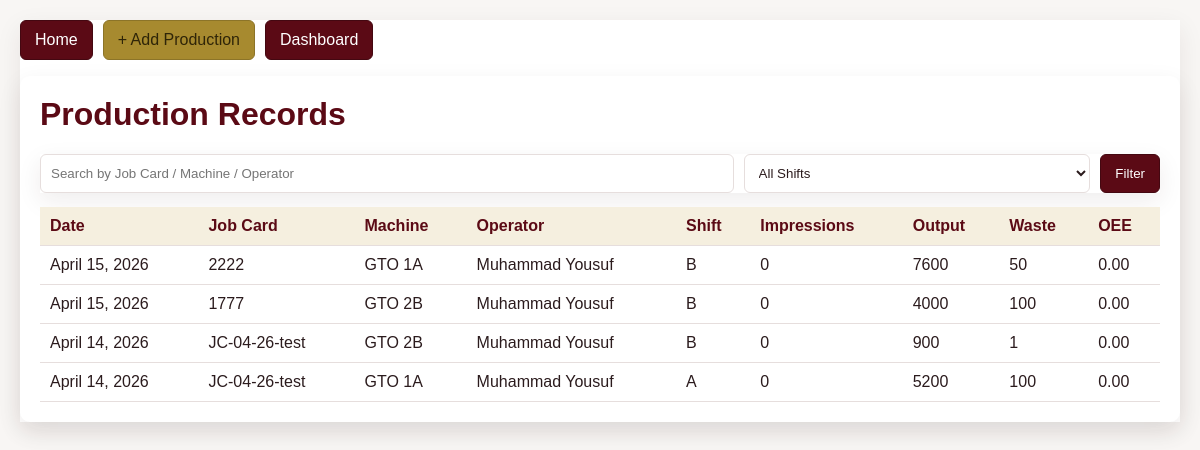
The page /production-records/ on the database its author committed.
### core/models.py (models this page shows, shortened)
class Production(models.Model):
    SHIFT_CHOICES = [
        ('A', 'Shift A'),
        ('B', 'Shift B'),
            ]
    job_card = models.ForeignKey('JobCard', on_delete=models.CASCADE, related_name='productions')
    date = models.DateField()
    shift = models.CharField(max_length=1, choices=SHIFT_CHOICES)
    machine = models.ForeignKey('Machine', on_delete=models.PROTECT)
    output_sheets = models.PositiveIntegerField()
    waste_sheets = models.PositiveIntegerField(default=0)
    WASTE_CHOICES = [
        ('paper_jam', 'Paper Jam (Affects OEE Quality)'),
        ('color_issue', 'Color/Registration Issue (Affects OEE Quality)'),
        ('material_defect', 'Material Defect (External - Excluded from OEE)'),
        ('operator_error', 'Operator Error (Affects OEE Quality)'),
        ('machine_issue', 'Machine Issue (Affects OEE Quality)'),
        ('other', 'Other (Affects OEE Quality)'),
    ]
    waste_reason = models.CharField(
        max_length=20,
        choices=WASTE_CHOICES,
        null=True,
        blank=True,
        help_text="Primary reason for waste"
    )
    impressions = models.PositiveIntegerField(help_text="Total impressions produced (sheets × passes)")
    planned_time = models.FloatField(help_text="in minutes")
    run_time = models.FloatField(help_text="in minutes")
    downtime = models.FloatField(default=0,help_text="in minutes")
    setup_time = models.FloatField(default=0,help_text="in minutes")
    DOWNTIME_CHOICES = [
        ('setup', 'Setup Time (Planned - Excluded from OEE)'),
        ('maintenance', 'Maintenance (Planned - Excluded from OEE)'),
        ('breakdown', 'Machine Breakdown (Unplanned - Affects OEE)'),
        ('material', 'Material Issue (External - Excluded from OEE)'),
        ('operator', 'Operator Issue (Affects OEE)'),
        ('other', 'Other (Affects OEE)'),
    ]
    downtime_category = models.CharField(
        max_length=20,
        choices=DOWNTIME_CHOICES,
        null=True,
        blank=True,
        help_text="Category of downtime"
    )
    ideal_run_rate = models.FloatField(null=True, blank=True)
    operator = models.ForeignKey('Operator',on_delete=models.SET_NULL,null=True,blank=True,limit_choices_to={'is_active': True})
    created_at = models.DateTimeField(auto_now_add=True)
    @property
    def total_sheets(self):
        return self.output_sheets + self.waste_sheets
    @property
    def availability(self):
        if self.planned_time == 0:
            return 0
        unplanned_categories = ['breakdown', 'operator', 'other']
        unplanned_downtime = self.downtime if self.downtime_category in unplanned_categories else 0
        return (self.planned_time - unplanned_downtime) / self.planned_time
    @property
    def performance(self):
        if not self.machine or not self.machine.standard_impressions_per_hour:
            return 0
        run_time_hours = self.run_time/60
        expected_impressions = self.machine.standard_impressions_per_hour * run_time_hours
        if expected_impressions == 0:
            return 0
        return self.impressions / expected_impressions
    @property
    def quality(self):
        if self.total_sheets == 0:
            return 0
        quality_affecting_wastes = ['paper_jam', 'color_issue', 'operator_error', 'machine_issue', 'other']
        quality_waste = self.waste_sheets if self.waste_reason in quality_affecting_wastes else 0
        good_sheets = self.output_sheets  # assuming output_sheets are good
        total_quality_sheets = good_sheets + quality_waste
        if total_quality_sheets == 0:
            return 0
        return good_sheets / total_quality_sheets
    @property
    def oee(self):
        return round((self.availability * self.performance * self.quality),2)

class JobCard(models.Model):
    job_card_no = models.CharField(max_length=50, unique=True)
    month = models.CharField(max_length=20, null=True, blank=True)
    po_date = models.DateField(null=True, blank=True)
    PO_No = models.CharField(max_length=50, null=True, blank=True)
    SKU = models.CharField(max_length=100)
    material = models.ForeignKey(Material, on_delete=models.SET_NULL, null=True, blank=True)
    colour = models.IntegerField(null=True, blank=True)
    application = models.CharField(max_length=100, null=True, blank=True)
    order_qty = models.IntegerField()
    total_impressions_required = models.IntegerField(
        null=True,
        blank=True,
        help_text="Total impressions required for this job (manually entered based on machine config - 1/2/5 color, front-back, etc.)"
    )
    ups = models.IntegerField(null=True, blank=True)
    print_sheet_size = models.CharField(max_length=50, null=True, blank=True)
    wastage = models.IntegerField(default=0,help_text="in Sheets")
    purchase_sheet_size = models.CharField(max_length=50, null=True, blank=True)
    purchase_sheet_ups = models.IntegerField(null=True, blank=True)
    remarks = models.TextField(null=True, blank=True)
    destination = models.CharField(max_length=100, null=True, blank=True)
    machine_name = models.ForeignKey('Machine', on_delete=models.SET_NULL, null=True, blank=True)
    department = models.ForeignKey(Department, on_delete=models.SET_NULL, null=True, blank=True)
    die_cutting = models.CharField(max_length=100, null=True, blank=True)
    is_active = models.BooleanField(default=True)
    created_at = models.DateTimeField(auto_now_add=True)
    status = models.CharField(max_length=20, default='Open')

class Machine(models.Model):
    name = models.CharField(max_length=100, unique=True)
    standard_impressions_per_hour = models.FloatField(default=4000, help_text="Standard printing speed in impressions per hour")
    is_active = models.BooleanField(default=True)

class Operator(models.Model):
    name = models.CharField(max_length=100)
    employee_code = models.CharField(max_length=50, null=True, blank=True)
    is_active = models.BooleanField(default=True)

### core/views.py (the view)
# urls.py: path('production-records/', views.production_records, name='production_records'),
def production_records(request):
    query = (request.GET.get('q') or '').strip()
    shift = (request.GET.get('shift') or '').strip()
    records = Production.objects.select_related('job_card', 'machine', 'operator').order_by('-date', '-id')
    if query:
        records = records.filter(
            Q(job_card__job_card_no__icontains=query) |
            Q(machine__name__icontains=query) |
            Q(operator__name__icontains=query)
        )
    if shift:
        records = records.filter(shift=shift)
    context = {
        'records': records,
        'q': query,
        'shift': shift,
    }
    return render(request, 'production_records.html', context)

### core/templates/production_records.html (shortened to what this page needs)
{% load static %}
<!DOCTYPE html>
<html>
<head>
    <link rel="stylesheet" href="{% static 'core/css/theme.css' %}">
</head>
<body>
    <div class="container">
        <div class="top-actions">
            <a href="/" class="btn">Home</a>
            <a href="{% url 'production_entry' %}" class="btn btn-green">+ Add Production</a>
            <a href="{% url 'production_dashboard' %}" class="btn">Dashboard</a>
        </div>
        <div class="card">
            <h1>Production Records</h1>
            <form method="GET" class="filters">
                <input name="q" value="{{ q }}" placeholder="Search by Job Card / Machine / Operator">
                <select name="shift">
                    <option value="">All Shifts</option>
                </select>
                <button type="submit" class="btn">Filter</button>
            </form>
            <table>
                <thead>
                    <tr>
                        <th>Date</th>
                        <th>Job Card</th>
                        <th>Machine</th>
                        <th>Operator</th>
                        <th>Shift</th>
                        <th>Impressions</th>
                        <th>Output</th>
                        <th>Waste</th>
                        <th>OEE</th>
                    </tr>
                </thead>
                <tbody>
                    {% for row in records %}
                    <tr>
                        <td>{{ row.date }}</td>
                        <td>{{ row.job_card.job_card_no }}</td>
                        <td>{{ row.machine.name }}</td>
                        <td>{{ row.operator.name|default:'-' }}</td>
                        <td>{{ row.shift }}</td>
                        <td>{{ row.impressions }}</td>
                        <td>{{ row.output_sheets }}</td>
                        <td>{{ row.waste_sheets }}</td>
                        <td>{{ row.oee|floatformat:2 }}</td>
                    </tr>
                    {% empty %}
                    <tr><td colspan="9" class="muted">No production records found.</td></tr>
                    {% endfor %}
                </tbody>
            </table>
        </div>
    </div>
</body>
</html>

### core/static/core/css/theme.css (style rules this page uses)
:root { --brand-bg: #f8f6f4; --brand-surface: #ffffff; --brand-text: #2b1b1d; --brand-muted: #6f6265; --brand-line: #e6dedd; --brand-primary: #5b0a15; --brand-primary-dark: #440811; --brand-accent: #a78a2f; --brand-accent-soft: #f7f1e1; --brand-shadow: 0 8px 24px rgba(57, 27, 31, 0.08); --brand-success-bg: #f1f8f1; --brand-success-text: #1f5e2c; --brand-success-line: #c8decf; --brand-error-bg: #fceff0; --brand-error-text: #7b1c27; --brand-error-line: #edc8cd; }
body { background: var(--brand-bg) !important; color: var(--brand-text); }
h1, h2, h3, h4 { color: var(--brand-primary); }
.container, .card, .metric-card, .chart-card, .recent-productions, .filters { background: var(--brand-surface) !important; border-color: var(--brand-line) !important; box-shadow: var(--brand-shadow) !important; }
input, select, textarea, .file-input { border: 1px solid var(--brand-line) !important; border-radius: 6px; background: #fff; color: var(--brand-text); }
.btn, .nav-btn, .submit-btn, .erp-button, button[type="submit"] { background: var(--brand-primary) !important; color: #fff !important; border: 1px solid var(--brand-primary-dark) !important; }
.btn-green, .btn-primary, .plus-btn, .upload-btn, .dashboard-link { background: var(--brand-accent) !important; color: #2f2508 !important; border: 1px solid #8c7428 !important; }
th { background: #f5efdf !important; color: var(--brand-primary) !important; }
table, th, td, .production-table th, .production-table td { border-color: var(--brand-line) !important; }

### core/templates/production_records.html (style rules this page uses)
body { font-family: Arial, sans-serif; margin: 0; padding: 20px; background: #f3f6f9; }
.container { max-width: 1200px; margin: 0 auto; }
.card { background: #fff; border-radius: 10px; padding: 20px; box-shadow: 0 2px 10px rgba(0,0,0,0.08); }
.top-actions { display: flex; gap: 10px; margin-bottom: 16px; }
.btn { background: #417690; color: #fff; text-decoration: none; padding: 10px 14px; border-radius: 6px; border: none; cursor: pointer; }
.btn-green { background: #198754; }
h1 { margin-top: 0; }
.filters { display: grid; grid-template-columns: 2fr 1fr auto; gap: 10px; margin-bottom: 14px; }
input, select { padding: 10px; border: 1px solid #cfd6de; border-radius: 6px; }
table { width: 100%; border-collapse: collapse; }
th, td { padding: 10px; border-bottom: 1px solid #e7ebef; text-align: left; }
th { background: #f7f9fb; }

### rows shown on the page
Production: date "April 15, 2026", job_card.job_card_no "2222", machine.name "GTO 1A", operator.name "Muhammad Yousuf", shift "B", impressions "0", output_sheets "7600", waste_sheets "50", oee "0.00"
Production: date "April 15, 2026", job_card.job_card_no "1777", machine.name "GTO 2B", operator.name "Muhammad Yousuf", shift "B", impressions "0", output_sheets "4000", waste_sheets "100", oee "0.00"
Production: date "April 14, 2026", job_card.job_card_no "JC-04-26-test", machine.name "GTO 2B", operator.name "Muhammad Yousuf", shift "B", impressions "0", output_sheets "900", waste_sheets "1", oee "0.00"
Production: date "April 14, 2026", job_card.job_card_no "JC-04-26-test", machine.name "GTO 1A", operator.name "Muhammad Yousuf", shift "A", impressions "0", output_sheets "5200", waste_sheets "100", oee "0.00"
